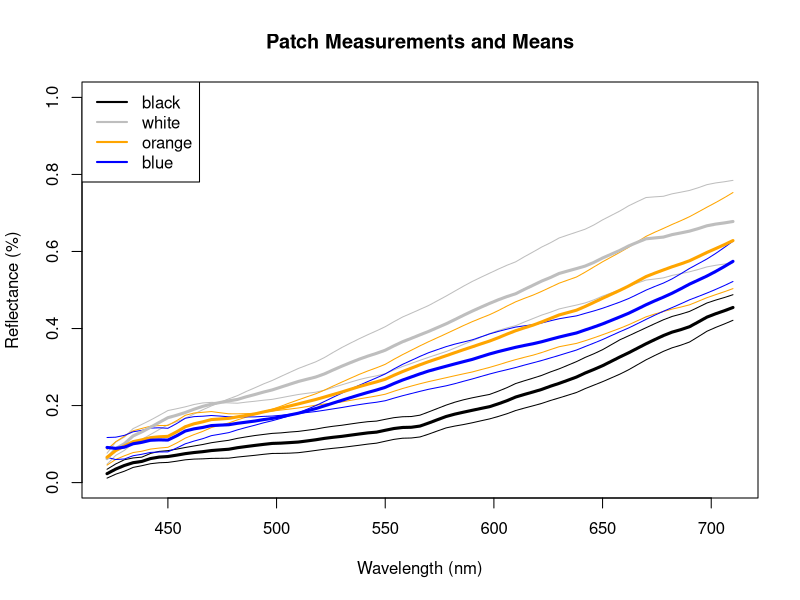
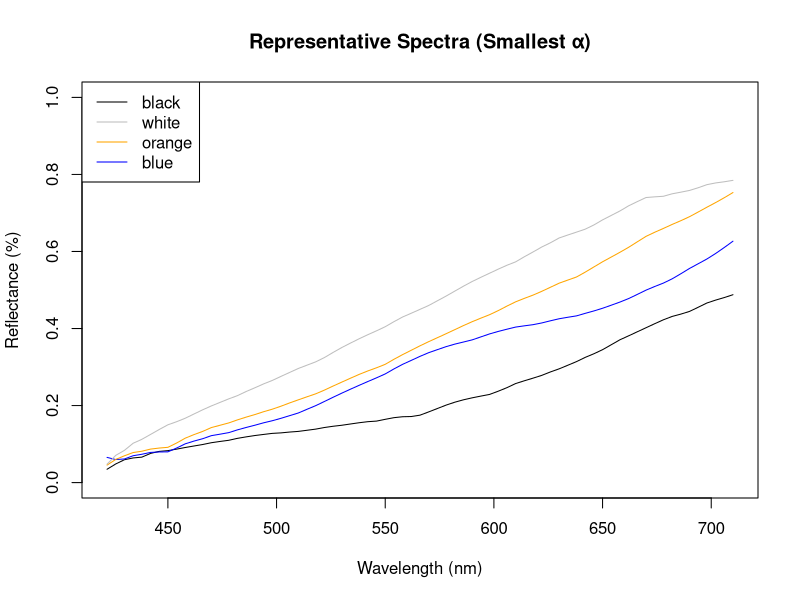

Recreate these plots in R, in order.
## ---- chunk 1
# Load necessary libraries
library(ggplot2)
#install.packages("here")
library(here)
here()
## ---- chunk 2
# Reading in the cleaned CSV file
df_02 <- read.csv("pablo_reference_spec_against_LACM.csv", stringsAsFactors = FALSE)

# Defining the reference spectral data (first 4 columns)
ref_pablo_spec <- df_02[, 2:5]  # First 4 columns contain reference spectra

# Extract wavelength column
wavelengths <- df_02[, 1]  # Assuming the first column is wavelength

# Extract only spectral data (excluding reference columns)
spectral_data <- df_02[, -c(2:5)]  # Exclude the first 4 columns

# Calculating spectral angle between two spectra (x and y)
calc_spectral_angle <- function(x, y) {
  sum_xy <- sum(x * y)
  sum_x2 <- sum(x^2)
  sum_y2 <- sum(y^2)
  alfa <- acos(sum_xy / sqrt(sum_x2 * sum_y2))
  return(alfa)  # Returning angle in radians
}

# Creating first plot
plot(wavelengths, spectral_data[,1],  # Plot first measurement
     type="l",
     ylim=c(0,1),        
     xlab="Wavelength (nm)", 
     ylab="Reflectance (%)",
     main="Patch Measurements and Means")

# Defining colors and patch names
colors <- c("black", "gray", "orange", "blue")
patches <- c("black", "white", "orange", "blue")

# Plotting all individual measurements per patch
for(patch in patches) {
  patch_cols <- grep(patch, names(spectral_data))  # Find relevant columns
  for(col in patch_cols) {
    lines(wavelengths, spectral_data[, col], 
          col=colors[which(patches == patch)])
  }
}

# Calculating & plotting mean spectra
means <- data.frame(wavelength = wavelengths)  # Store wavelength info
for(patch in patches) {
  patch_cols <- grep(patch, names(spectral_data))  
  means[[patch]] <- rowMeans(spectral_data[, patch_cols])  # Mean reflectance
  lines(wavelengths, means[[patch]], col=colors[which(patches == patch)], lwd=3)  
}

# Legend for first plot
legend("topleft", patches, col=colors, lwd=2)

# Finding representative spectrum (smallest α) for each patch
rep_spec <- data.frame(wavelength = wavelengths)
for(patch in patches) {
  patch_cols <- grep(patch, names(spectral_data))
  mean_spec <- means[[patch]]
  angles <- sapply(patch_cols, function(i) calc_spectral_angle(spectral_data[,i], mean_spec))
  
  # Selecting measurement with smallest angle as representative
  rep_spec[[patch]] <- spectral_data[, patch_cols[which.min(angles)]]
  
  # Printing smallest angle found
  cat(sprintf("%s patch - smallest angle: %f\n", patch, min(angles)))
}

# Creating second plot - representative spectra
plot(rep_spec$wavelength, rep_spec$black,   
     type="l", 
     ylim=c(0,1),
     xlab="Wavelength (nm)", 
     ylab="Reflectance (%)",
     main="Representative Spectra (Smallest α)",
     col="black")

# Adding lines for other patches
lines(rep_spec$wavelength, rep_spec$blue, col="blue")
lines(rep_spec$wavelength, rep_spec$orange, col="orange")
lines(rep_spec$wavelength, rep_spec$white, col="gray")

# Legend for second plot
legend("topleft", patches, col=colors, lwd=1)
